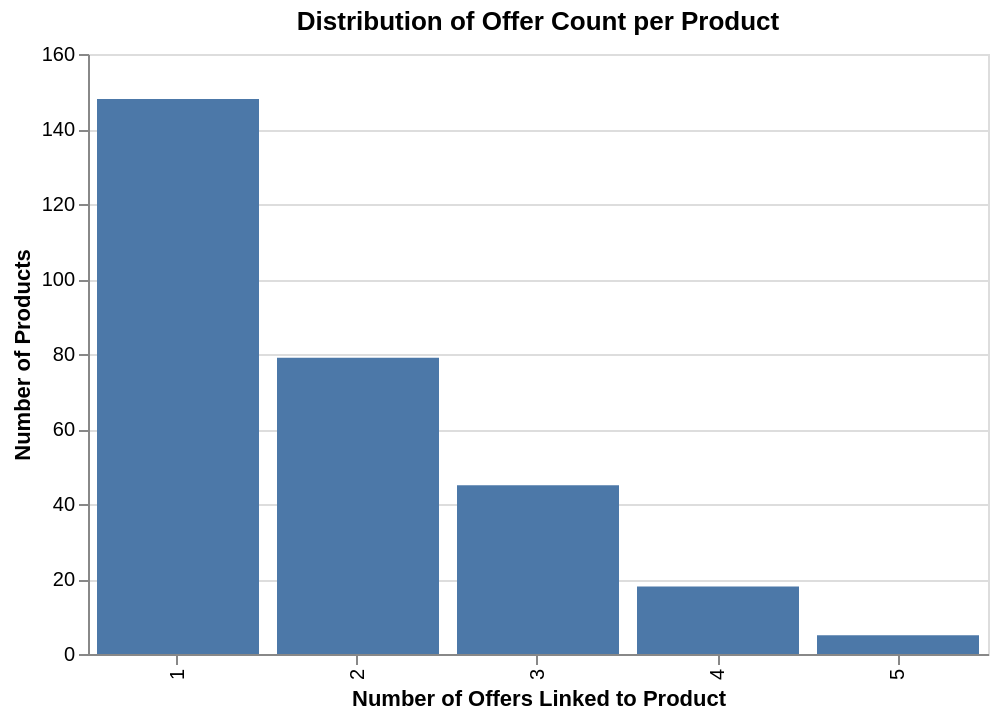

Notebook cell for this chart:
### Code cell
alt.Chart(offer_count_distribution).mark_bar().encode(
    x=alt.X("offer_count:O", title="Number of Offers Linked to Product"),
    y=alt.Y("product_count:Q", title="Number of Products"),
    tooltip=["offer_count", "product_count"]
).properties(
    title="Distribution of Offer Count per Product",
    width=450,
    height=300
)

### Figure 1 — Vega-Lite specification as saved in the notebook (floating-point values rounded to 4 significant figures)
{"config": {"view": {"continuousWidth": 300, "continuousHeight": 300}}, "data": {"name": "data-a987b6f565147078a8cf60b249e6aa2d"}, "mark": {"type": "bar"}, "encoding": {"tooltip": [{"field": "offer_count", "type": "quantitative"}, {"field": "product_count", "type": "quantitative"}], "x": {"field": "offer_count", "title": "Number of Offers Linked to Product", "type": "ordinal"}, "y": {"field": "product_count", "title": "Number of Products", "type": "quantitative"}}, "height": 300, "title": "Distribution of Offer Count per Product", "width": 450, "$schema": "https://vega.github.io/schema/vega-lite/v5.20.1.json", "datasets": {"data-a987b6f565147078a8cf60b249e6aa2d": [{"offer_count": 1, "product_count": 148}, {"offer_count": 2, "product_count": 79}, {"offer_count": 3, "product_count": 45}, {"offer_count": 4, "product_count": 18}, {"offer_count": 5, "product_count": 5}]}}
